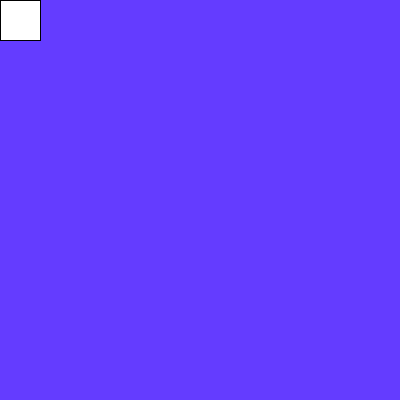
Frame 1 (no input)
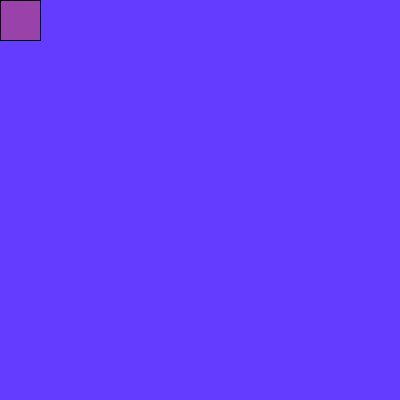
Frame 60 (the mouse pressed at the canvas centre just before this capture)
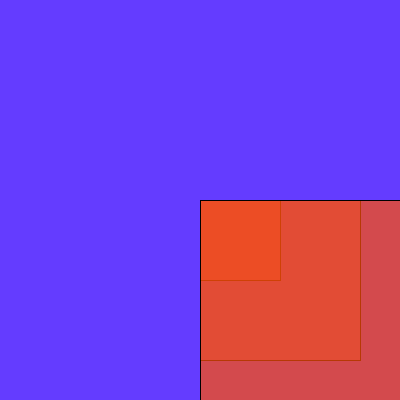
Frame 120 (the mouse held since frame 60 and released just before this capture)

The Processing sketch that drew these frames (run headless with seeded random() and noise(); from frame 60 on, the mouse is pressed at the canvas centre):

// Processing sketch: processing_75972
// ── processing_75972.pde

void setup()
{
size(400,400); //canvas size
}
void draw()
{
background(100,60,890,440); //background color
  float a; //x
  float b; //y
  float c; //width
  float d; //height
  int width=40; //width value
  int height=40; //height value
    if (mousePressed) { //on mouseclick width and height doubles
  a = mouseX; 
  b = mouseY;
  c =  width*2;
  d = height*2;
  rect(a,b,c,d);
  fill(670,80,6,87);
    }
  if (mousePressed){ //on mouseclick width and height *4
  a = mouseX; 
  b = mouseY;
  c =  width*4;
  d = height*4;
  rect(a,b,c,d);
  fill(670,80,6,87);
    }
      if (mousePressed){ //on mouseclick width and height *6
  a = mouseX; 
  b = mouseY;
  c =  width*6;
  d = height*6;
  rect(a,b,c,d);
  fill(670,80,6,87);
    }
          if (mousePressed){ //on mouseclick width and height *8
  a = mouseX; 
  b = mouseY;
  c =  width*8;
  d = height*8;
  rect(a,b,c,d);
  fill(670,80,6,87);
    }
              if (mousePressed){ //on mouseclick width and height *10
  a = mouseX; 
  b = mouseY;
  c =  width*10;
  d = height*10;
  rect(a,b,c,d);
  fill(670,80,6,87);
    }
        else {
  a = mouseX;  //normal width and heights
  b = mouseY;
  c = width;
  d = height;
  rect(a,b,width,height);
  fill(670,80,6,87);
    }   
}
